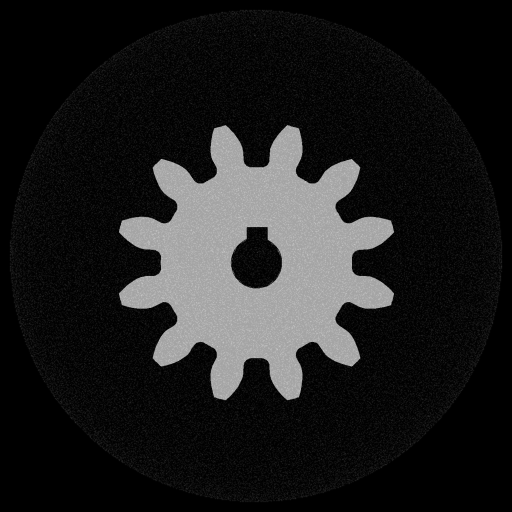
#> input picture myPaper/gear_CT_slices/10.bmp, 1024 x 1024 px, found by its file name (shown at 1/2 size); its folder holds only this picture in this run
$ python produce_crack_slice.py
#> lines starting #> are read from the running program, lines starting #| are printed output that depends on the picture
import os
import cv2
import sys
from tqdm import tqdm

path="gear_CT_slices\\"
outPath="xiangpi\\"
for filename in tqdm(os.listdir(path)):
    # print(filename)
    background_img = cv2.imread(path+filename)
#> background_img is the input picture: shape (1024, 1024, 3); min 0, max 202, mean 30.9
    #cv2.imshow("Image",background_img)
    background_img=cv2.resize(background_img,(512, 512), interpolation = cv2.INTER_CUBIC)
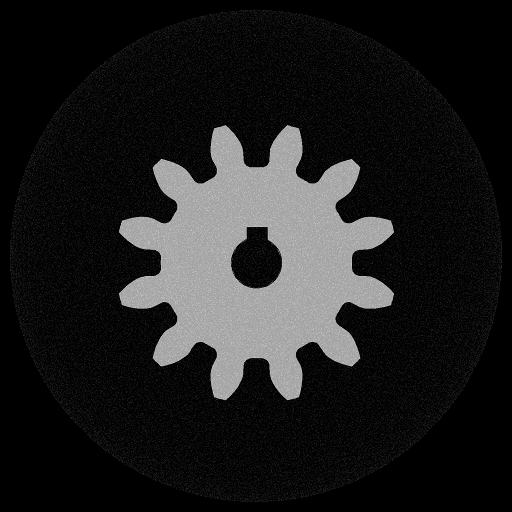
#> background_img: shape (512, 512, 3); min 0, max 208, mean 30.9
    background_img = cv2.cvtColor(background_img,cv2.COLOR_BGR2GRAY)
#> background_img: shape (512, 512)
    h=background_img.shape[0]
#> h = 512
    w=background_img.shape[1]
#> w = 512
    for i in range(h):
        for j in range(w):
            background_img[i][j]=255-background_img[i][j]
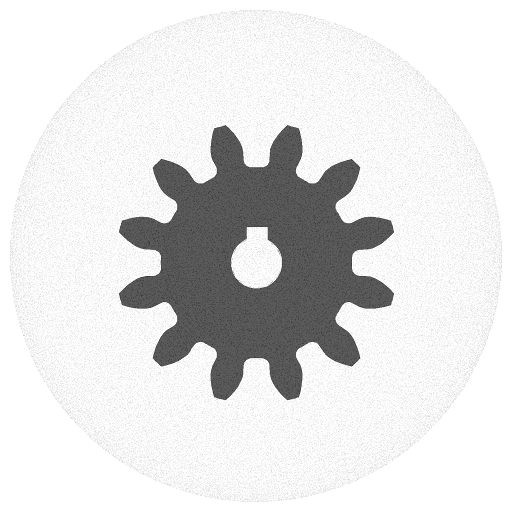
#> background_img: shape (512, 512); min 47, max 255, mean 224.1

    newFileName=filename.replace(".jpg",".bmp")
    cv2.imwrite(outPath+newFileName, background_img)

# [5 lines of commented-out code are left out]
